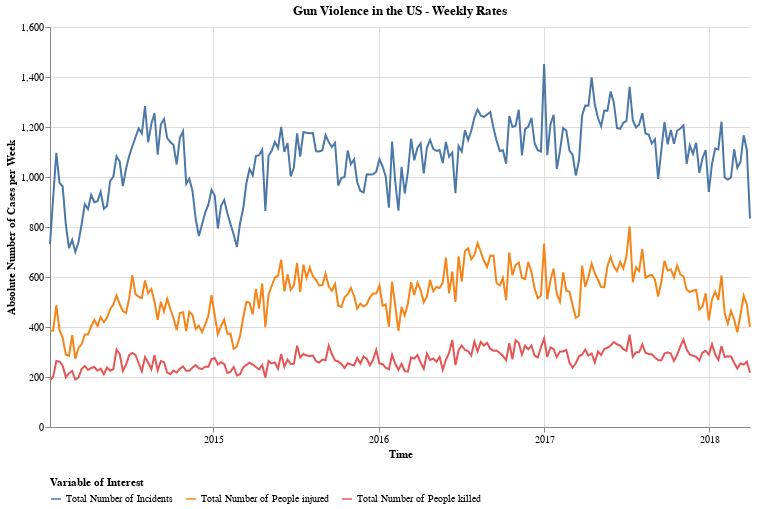

Here is the notebook cell this chart was saved with:
### Markdown cell above
Picture on a weekly basis

### Code cell
df_trend2 = pd.melt(df_trend, id_vars = ['datetime'] )
df_weekly = df_trend2.set_index('datetime')
df_weekly = df_weekly.groupby('variable').resample('W').sum()
df_weekly = df_weekly.reset_index()
df_weekly = df_weekly[df_weekly['value']!= 0]

alt.Chart(df_weekly[df_weekly['datetime'] >= '01-01-2014']).mark_line().encode(
    x=alt.X('datetime:T', title = 'Time', axis = alt.Axis(format='%Y' , tickCount= 5),
 ),
    y= alt.Y('value:Q', title = 'Absolute Number of Cases per Week'),
    color= alt.Color('variable', title = 'Variable of Interest', )
).properties(width=700, height = 400,title = 'Gun Violence in the US - Weekly Rates').configure_view(
    stroke='transparent'
).configure_legend(orient = 'bottom')

### Figure 1 — Vega-Lite specification as saved in the notebook (floating-point values rounded to 4 significant figures; data arrays with more than 128 entries replaced by an {"elided": "..."} marker saying what was removed)
{"config": {"view": {"continuousWidth": 400, "continuousHeight": 300, "stroke": "transparent"}, "legend": {"orient": "bottom"}}, "data": {"name": "data-11549940fc879e74befbca94c2ba6b63"}, "mark": "line", "encoding": {"color": {"type": "nominal", "field": "variable", "title": "Variable of Interest"}, "x": {"type": "temporal", "axis": {"format": "%Y", "tickCount": 5}, "field": "datetime", "title": "Time"}, "y": {"type": "quantitative", "field": "value", "title": "Absolute Number of Cases per Week"}}, "height": 400, "title": "Gun Violence in the US - Weekly Rates", "width": 700, "$schema": "https://vega.github.io/schema/vega-lite/v4.8.1.json", "datasets": {"data-11549940fc879e74befbca94c2ba6b63": {"elided": "666 records"}}}
